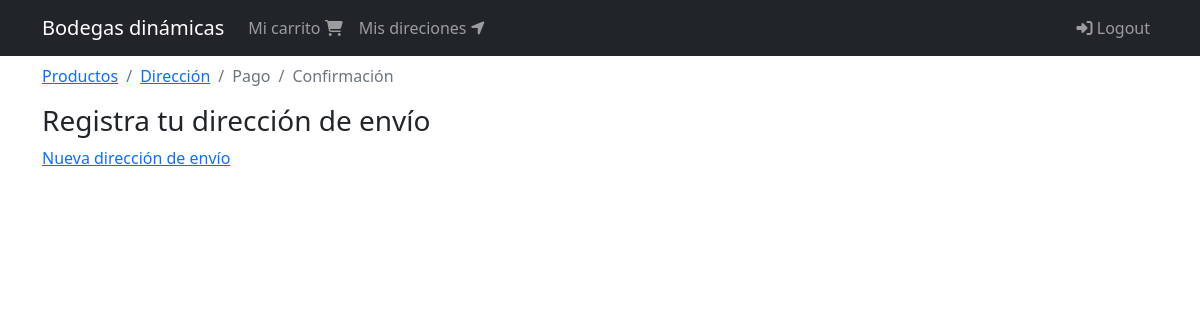
Before: /orden/direccion (signed in) with the older database file.
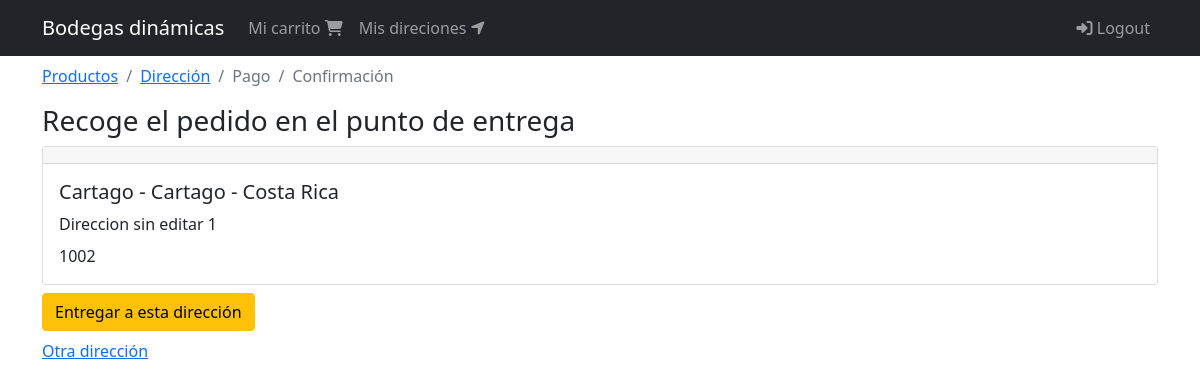
After: the same page with the newer database file.
### shipping_addresses/models.py (models this page shows, shortened)
class ShippingAddress(models.Model):
  user = models.ForeignKey(User, null=False, blank=False, on_delete=models.CASCADE )
  line1 = models.CharField(max_length=200)
  line2 = models.CharField(max_length=200, blank=True)
  city = models.CharField(max_length=100)
  state = models.CharField(max_length=100)
  country = models.CharField(max_length=50)
  reference = models.CharField(max_length=300)
  postal_code = models.CharField(max_length=20, null=False, blank=False)
  default = models.BooleanField(default=False)
  created_at = models.DateTimeField(auto_now_add=True)
  @property
  def address(self):
    return '{} - {} - {}'.format(self.city, self.state, self.country)

### orders/views.py (the view)
# urls.py: path('direccion', views.address, name='address'),
@login_required(login_url='login')
def address(request):
    cart = get_or_create_cart(request)
    order = get_or_create_order(cart, request)
    shipping_address = order.get_or_set_shipping_address()
    can_choose_address = request.user.shippingaddress_set.count() > 1
    return render(request, 'orders/address.html',{
      'cart': cart,
      'order': order,
      'shipping_address': shipping_address,
      'can_choose_address':can_choose_address,
      'breadcrumb':breadcrumb(address=True)
    })

### carts/models.py (called while the page is built)
def set_cart_id(sender, instance, *args, **kwargs):
  if not instance.cart_id:
    instance.cart_id = str(uuid.uuid4())

  @property
  def order(self):
    return self.order_set.first()

### carts/utils.py (called while the page is built)
def get_or_create_cart(request):
  user = request.user if request.user.is_authenticated else None
  cart_id = request.session.get('cart_id')
  cart = Cart.objects.filter(cart_id=cart_id).first()
  if cart is None:
    cart = Cart.objects.create(user=user)
  if user and cart.user is None:
    cart.user = user
    cart.save()
  request.session['cart_id'] = cart.cart_id
  return cart

### orders/models.py (called while the page is built)
def set_order_id(sender, instance, *args, **kwargs):
  if not instance.order_id:
    instance.order_id = str(uuid.uuid4())

def set_total(sender, instance, *args, **kwargs):
  instance.total = instance.get_total()

  def get_or_set_shipping_address(self):
    if self.shipping_address:
      return self.shipping_address
    shipping_address = self.user.shipping_address
    if shipping_address:
      self.update_shipping_address(shipping_address)
    return shipping_address

  def update_shipping_address(self, shipping_address):
    self.shipping_address = shipping_address
    self.save()

### orders/templates/orders/address.html
{% extends 'base.html' %}
{% block breadcrumb %}
  {% include 'orders/snippets/breadcrumb.html' %}
{% endblock%}
{% block content %}
  <div class="col">
    {% if shipping_address %}
      <div class="h3">
        Recoge el pedido en el punto de entrega
      </div>
      <div>
        {% include 'shipping_addresses/snippets/shipping_address.html' %}
        <div class="mt-2">
          <a href="{% url 'orders:confirm' %}" class="btn btn-warning">Entregar a esta dirección</a>
        </div>
        {% if can_choose_address %}
        <div class="mt-2">
          <a href="{% url 'orders:select_address' %}">Otra dirección</a>
        </div>
        {% endif %}
      </div>
    {% else %}
    <div class="h3">
      Registra tu dirección de envío
    </div>
    <div>
      {% url 'orders:address' as next_url %}
      <a href="{% url 'shipping_addresses:create' %}?next={{ next_url }}">Nueva dirección de envío</a>
    </div>
    {% endif%}
  </div>
{% endblock %}

### shipping_addresses/templates/shipping_addresses/snippets/shipping_address.html (shortened to what this page needs)
<div class="card">
  <h5 class="card-header"></h5>
  <div class="card-body">
    <h5 class="card-tittle">{{ shipping_address.address }}</h5>
    <div class="card-title">
      {{ shipping_address.reference }}
    </div>
    <div>
      {{ shipping_address.postal_code }}
    </div>
      </div>
  </div>
</div>

Changed rows visible on the page:
added ShippingAddress: address "Cartago - Cartago - Costa Rica", reference "Direccion sin editar 1", postal_code "1002"
Other visible differences:
text no longer shown: "Registra tu dirección de envío Nueva dirección de envío"
text now shown: "Recoge el pedido en el punto de entrega Entregar a esta dirección Otra dirección"
